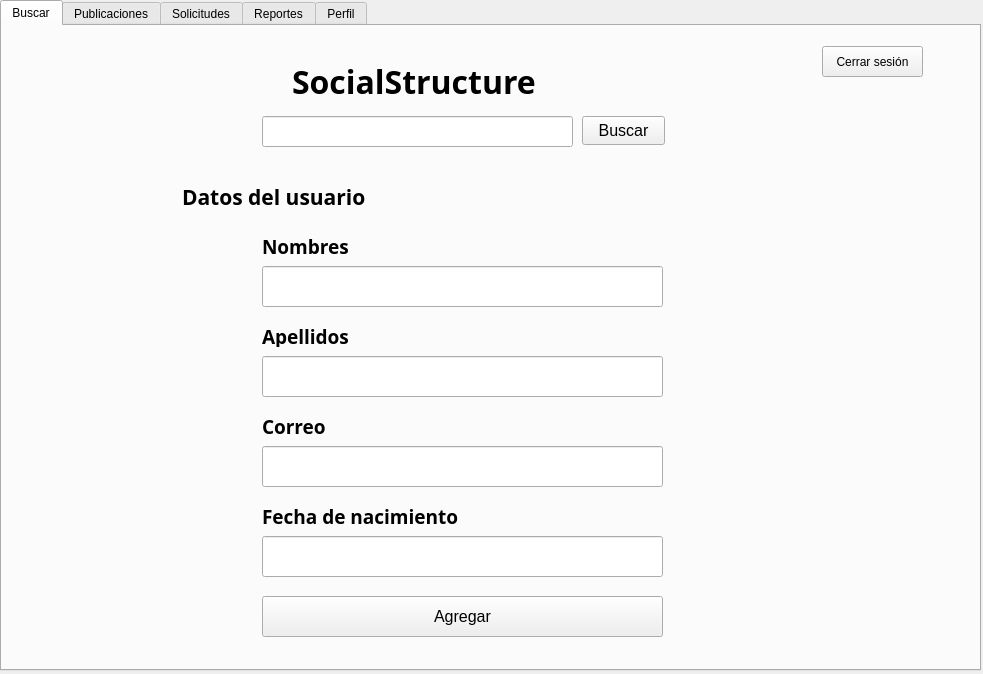
<?xml version="1.0" encoding="UTF-8"?>
<ui version="4.0">
 <class>Userwindow</class>
 <widget class="QMainWindow" name="Userwindow">
  <property name="geometry">
   <rect>
    <x>0</x>
    <y>0</y>
    <width>983</width>
    <height>674</height>
   </rect>
  </property>
  <property name="windowTitle">
   <string>SocialStructure</string>
  </property>
  <widget class="QWidget" name="centralwidget">
   <widget class="QTabWidget" name="tabWidget">
    <property name="geometry">
     <rect>
      <x>0</x>
      <y>0</y>
      <width>981</width>
      <height>671</height>
     </rect>
    </property>
    <property name="currentIndex">
     <number>0</number>
    </property>
    <widget class="QWidget" name="tab_buscar">
     <attribute name="title">
      <string>Buscar</string>
     </attribute>
     <widget class="QLabel" name="label_6">
      <property name="geometry">
       <rect>
        <x>290</x>
        <y>10</y>
        <width>431</width>
        <height>91</height>
       </rect>
      </property>
      <property name="font">
       <font>
        <family>Cascadia Mono SemiBold</family>
        <pointsize>24</pointsize>
        <bold>true</bold>
       </font>
      </property>
      <property name="text">
       <string>SocialStructure</string>
      </property>
     </widget>
     <widget class="QLineEdit" name="lineEdit_2_nombres">
      <property name="enabled">
       <bool>true</bool>
      </property>
      <property name="geometry">
       <rect>
        <x>260</x>
        <y>240</y>
        <width>401</width>
        <height>41</height>
       </rect>
      </property>
      <property name="font">
       <font>
        <family>Gill Sans MT</family>
        <pointsize>14</pointsize>
       </font>
      </property>
      <property name="text">
       <string/>
      </property>
     </widget>
     <widget class="QPushButton" name="pushButton">
      <property name="geometry">
       <rect>
        <x>820</x>
        <y>20</y>
        <width>101</width>
        <height>31</height>
       </rect>
      </property>
      <property name="text">
       <string>Cerrar sesión</string>
      </property>
     </widget>
     <widget class="QLabel" name="label_3">
      <property name="geometry">
       <rect>
        <x>260</x>
        <y>300</y>
        <width>121</width>
        <height>21</height>
       </rect>
      </property>
      <property name="font">
       <font>
        <family>Cascadia Code SemiBold</family>
        <pointsize>14</pointsize>
        <bold>true</bold>
       </font>
      </property>
      <property name="text">
       <string>Apellidos</string>
      </property>
     </widget>
     <widget class="QLabel" name="label_4">
      <property name="geometry">
       <rect>
        <x>260</x>
        <y>390</y>
        <width>121</width>
        <height>21</height>
       </rect>
      </property>
      <property name="font">
       <font>
        <family>Cascadia Code SemiBold</family>
        <pointsize>14</pointsize>
        <bold>true</bold>
       </font>
      </property>
      <property name="text">
       <string>Correo</string>
      </property>
     </widget>
     <widget class="QPushButton" name="pushButton_2_buscar">
      <property name="geometry">
       <rect>
        <x>580</x>
        <y>90</y>
        <width>83</width>
        <height>29</height>
       </rect>
      </property>
      <property name="font">
       <font>
        <pointsize>12</pointsize>
       </font>
      </property>
      <property name="text">
       <string>Buscar</string>
      </property>
     </widget>
     <widget class="QLabel" name="label_5">
      <property name="geometry">
       <rect>
        <x>260</x>
        <y>480</y>
        <width>251</width>
        <height>21</height>
       </rect>
      </property>
      <property name="font">
       <font>
        <family>Cascadia Code SemiBold</family>
        <pointsize>14</pointsize>
        <bold>true</bold>
       </font>
      </property>
      <property name="text">
       <string>Fecha de nacimiento</string>
      </property>
     </widget>
     <widget class="QLineEdit" name="lineEdit_buscar">
      <property name="geometry">
       <rect>
        <x>260</x>
        <y>90</y>
        <width>311</width>
        <height>31</height>
       </rect>
      </property>
      <property name="font">
       <font>
        <pointsize>12</pointsize>
       </font>
      </property>
      <property name="text">
       <string/>
      </property>
     </widget>
     <widget class="QLineEdit" name="lineEdit_4_correo">
      <property name="geometry">
       <rect>
        <x>260</x>
        <y>420</y>
        <width>401</width>
        <height>41</height>
       </rect>
      </property>
      <property name="font">
       <font>
        <family>Gill Sans MT</family>
        <pointsize>14</pointsize>
       </font>
      </property>
     </widget>
     <widget class="QLineEdit" name="lineEdit_3_apellidos">
      <property name="geometry">
       <rect>
        <x>260</x>
        <y>330</y>
        <width>401</width>
        <height>41</height>
       </rect>
      </property>
      <property name="font">
       <font>
        <family>Gill Sans MT</family>
        <pointsize>14</pointsize>
       </font>
      </property>
     </widget>
     <widget class="QLabel" name="label_2">
      <property name="geometry">
       <rect>
        <x>260</x>
        <y>210</y>
        <width>121</width>
        <height>21</height>
       </rect>
      </property>
      <property name="font">
       <font>
        <family>Cascadia Code SemiBold</family>
        <pointsize>14</pointsize>
        <bold>true</bold>
       </font>
      </property>
      <property name="text">
       <string>Nombres</string>
      </property>
     </widget>
     <widget class="QLabel" name="label">
      <property name="geometry">
       <rect>
        <x>180</x>
        <y>160</y>
        <width>271</width>
        <height>21</height>
       </rect>
      </property>
      <property name="font">
       <font>
        <family>Cascadia Code SemiBold</family>
        <pointsize>16</pointsize>
        <bold>true</bold>
       </font>
      </property>
      <property name="text">
       <string>Datos del usuario</string>
      </property>
     </widget>
     <widget class="QLineEdit" name="lineEdit_5_fechanac">
      <property name="geometry">
       <rect>
        <x>260</x>
        <y>510</y>
        <width>401</width>
        <height>41</height>
       </rect>
      </property>
      <property name="font">
       <font>
        <family>Gill Sans MT</family>
        <pointsize>14</pointsize>
       </font>
      </property>
     </widget>
     <widget class="QPushButton" name="pushButton_2_agregar">
      <property name="geometry">
       <rect>
        <x>260</x>
        <y>570</y>
        <width>401</width>
        <height>41</height>
       </rect>
      </property>
      <property name="font">
       <font>
        <pointsize>12</pointsize>
       </font>
      </property>
      <property name="text">
       <string>Agregar</string>
      </property>
     </widget>
    </widget>
    <widget class="QWidget" name="tab_2_publicaciones">
     <attribute name="title">
      <string>Publicaciones</string>
     </attribute>
     <widget class="QGroupBox" name="groupBox">
      <property name="geometry">
       <rect>
        <x>30</x>
        <y>70</y>
        <width>331</width>
        <height>391</height>
       </rect>
      </property>
      <property name="font">
       <font>
        <pointsize>12</pointsize>
       </font>
      </property>
      <property name="title">
       <string>Nueva publicación</string>
      </property>
      <widget class="QPlainTextEdit" name="plainTextEdit_contenidoPost">
       <property name="geometry">
        <rect>
         <x>20</x>
         <y>50</y>
         <width>291</width>
         <height>151</height>
        </rect>
       </property>
       <property name="font">
        <font>
         <family>Segoe UI</family>
         <pointsize>12</pointsize>
        </font>
       </property>
       <property name="plainText">
        <string/>
       </property>
      </widget>
      <widget class="QPushButton" name="pushButton_abrirImg">
       <property name="geometry">
        <rect>
         <x>200</x>
         <y>220</y>
         <width>111</width>
         <height>29</height>
        </rect>
       </property>
       <property name="font">
        <font>
         <family>Segoe UI</family>
         <pointsize>9</pointsize>
        </font>
       </property>
       <property name="text">
        <string>Abrir</string>
       </property>
      </widget>
      <widget class="QLabel" name="label_15">
       <property name="geometry">
        <rect>
         <x>20</x>
         <y>210</y>
         <width>161</width>
         <height>51</height>
        </rect>
       </property>
       <property name="font">
        <font>
         <family>Cascadia Code SemiBold</family>
         <pointsize>9</pointsize>
         <bold>true</bold>
        </font>
       </property>
       <property name="text">
        <string>Agrega una imagen</string>
       </property>
      </widget>
      <widget class="QGraphicsView" name="graphicsView_img">
       <property name="geometry">
        <rect>
         <x>20</x>
         <y>260</y>
         <width>171</width>
         <height>111</height>
        </rect>
       </property>
      </widget>
      <widget class="QPushButton" name="pushButton_2_publicar">
       <property name="geometry">
        <rect>
         <x>200</x>
         <y>260</y>
         <width>111</width>
         <height>31</height>
        </rect>
       </property>
       <property name="font">
        <font>
         <family>Segoe UI</family>
         <pointsize>9</pointsize>
        </font>
       </property>
       <property name="text">
        <string>Publicar</string>
       </property>
      </widget>
     </widget>
     <widget class="QLabel" name="label_14">
      <property name="geometry">
       <rect>
        <x>320</x>
        <y>-10</y>
        <width>311</width>
        <height>91</height>
       </rect>
      </property>
      <property name="font">
       <font>
        <family>Cascadia Mono SemiBold</family>
        <pointsize>24</pointsize>
        <bold>true</bold>
       </font>
      </property>
      <property name="text">
       <string>Publicaciones</string>
      </property>
     </widget>
     <widget class="QGroupBox" name="groupBox_3">
      <property name="geometry">
       <rect>
        <x>30</x>
        <y>470</y>
        <width>151</width>
        <height>141</height>
       </rect>
      </property>
      <property name="font">
       <font>
        <pointsize>12</pointsize>
       </font>
      </property>
      <property name="title">
       <string>Fecha</string>
      </property>
      <widget class="QDateEdit" name="dateEdit_fechaBST">
       <property name="geometry">
        <rect>
         <x>10</x>
         <y>40</y>
         <width>131</width>
         <height>29</height>
        </rect>
       </property>
       <property name="font">
        <font>
         <pointsize>10</pointsize>
        </font>
       </property>
      </widget>
      <widget class="QPushButton" name="pushButton_AplicarFecha">
       <property name="geometry">
        <rect>
         <x>10</x>
         <y>90</y>
         <width>131</width>
         <height>29</height>
        </rect>
       </property>
       <property name="font">
        <font>
         <pointsize>9</pointsize>
        </font>
       </property>
       <property name="text">
        <string>Aplicar</string>
       </property>
      </widget>
     </widget>
     <widget class="QGroupBox" name="groupBox_4">
      <property name="geometry">
       <rect>
        <x>210</x>
        <y>470</y>
        <width>151</width>
        <height>141</height>
       </rect>
      </property>
      <property name="font">
       <font>
        <pointsize>12</pointsize>
       </font>
      </property>
      <property name="title">
       <string>Recorrido</string>
      </property>
      <widget class="QComboBox" name="comboBox_2_recorrido">
       <property name="geometry">
        <rect>
         <x>10</x>
         <y>40</y>
         <width>131</width>
         <height>28</height>
        </rect>
       </property>
       <property name="font">
        <font>
         <pointsize>10</pointsize>
        </font>
       </property>
       <item>
        <property name="text">
         <string>Ninguno</string>
        </property>
       </item>
       <item>
        <property name="text">
         <string>Preorden</string>
        </property>
       </item>
       <item>
        <property name="text">
         <string>Inorden</string>
        </property>
       </item>
       <item>
        <property name="text">
         <string>Postorden</string>
        </property>
       </item>
      </widget>
      <widget class="QPushButton" name="pushButton_3_recorridoAplicar">
       <property name="geometry">
        <rect>
         <x>10</x>
         <y>90</y>
         <width>131</width>
         <height>29</height>
        </rect>
       </property>
       <property name="font">
        <font>
         <pointsize>9</pointsize>
        </font>
       </property>
       <property name="text">
        <string>Aplicar</string>
       </property>
      </widget>
     </widget>
     <widget class="QGroupBox" name="groupBox_5">
      <property name="geometry">
       <rect>
        <x>400</x>
        <y>70</y>
        <width>551</width>
        <height>541</height>
       </rect>
      </property>
      <property name="font">
       <font>
        <pointsize>12</pointsize>
       </font>
      </property>
      <property name="title">
       <string>Feed</string>
      </property>
      <widget class="QPushButton" name="pushButton_6_verArbol">
       <property name="geometry">
        <rect>
         <x>330</x>
         <y>480</y>
         <width>191</width>
         <height>31</height>
        </rect>
       </property>
       <property name="font">
        <font>
         <pointsize>9</pointsize>
        </font>
       </property>
       <property name="text">
        <string>Ver árbol de comentarios </string>
       </property>
      </widget>
      <widget class="QPushButton" name="pushButton_4_comentar">
       <property name="geometry">
        <rect>
         <x>40</x>
         <y>480</y>
         <width>131</width>
         <height>31</height>
        </rect>
       </property>
       <property name="font">
        <font>
         <pointsize>9</pointsize>
        </font>
       </property>
       <property name="text">
        <string>Comentar</string>
       </property>
      </widget>
      <widget class="QListWidget" name="listWidget_publicaciones">
       <property name="geometry">
        <rect>
         <x>40</x>
         <y>60</y>
         <width>481</width>
         <height>391</height>
        </rect>
       </property>
      </widget>
      <widget class="QPushButton" name="pushButton_4_Comments">
       <property name="geometry">
        <rect>
         <x>180</x>
         <y>480</y>
         <width>141</width>
         <height>31</height>
        </rect>
       </property>
       <property name="font">
        <font>
         <pointsize>9</pointsize>
        </font>
       </property>
       <property name="text">
        <string>Ver comentarios</string>
       </property>
      </widget>
     </widget>
    </widget>
    <widget class="QWidget" name="tab_3_solicitudes">
     <attribute name="title">
      <string>Solicitudes</string>
     </attribute>
     <widget class="QGroupBox" name="groupBox_2">
      <property name="geometry">
       <rect>
        <x>10</x>
        <y>140</y>
        <width>451</width>
        <height>221</height>
       </rect>
      </property>
      <property name="font">
       <font>
        <pointsize>12</pointsize>
       </font>
      </property>
      <property name="title">
       <string>Solicitudes recibidas</string>
      </property>
      <widget class="QTableWidget" name="tableWidget_recibidas">
       <property name="geometry">
        <rect>
         <x>20</x>
         <y>40</y>
         <width>421</width>
         <height>171</height>
        </rect>
       </property>
       <column>
        <property name="text">
         <string>Emisor</string>
        </property>
       </column>
       <column>
        <property name="text">
         <string>Estado</string>
        </property>
       </column>
       <column>
        <property name="text">
         <string/>
        </property>
       </column>
       <column>
        <property name="text">
         <string/>
        </property>
       </column>
      </widget>
     </widget>
     <widget class="QLabel" name="label_7">
      <property name="geometry">
       <rect>
        <x>330</x>
        <y>0</y>
        <width>351</width>
        <height>91</height>
       </rect>
      </property>
      <property name="font">
       <font>
        <family>Cascadia Mono SemiBold</family>
        <pointsize>24</pointsize>
        <bold>true</bold>
       </font>
      </property>
      <property name="text">
       <string>SocialStructure</string>
      </property>
     </widget>
     <widget class="QLabel" name="label_19">
      <property name="geometry">
       <rect>
        <x>190</x>
        <y>40</y>
        <width>931</width>
        <height>91</height>
       </rect>
      </property>
      <property name="font">
       <font>
        <family>Cascadia Mono SemiBold</family>
        <pointsize>20</pointsize>
        <bold>true</bold>
       </font>
      </property>
      <property name="text">
       <string>¡Haz nuevos amigos y comparte con ellos!</string>
      </property>
     </widget>
     <widget class="QGroupBox" name="groupBox_6">
      <property name="geometry">
       <rect>
        <x>10</x>
        <y>390</y>
        <width>451</width>
        <height>221</height>
       </rect>
      </property>
      <property name="font">
       <font>
        <pointsize>12</pointsize>
       </font>
      </property>
      <property name="title">
       <string>Personas que quizás conozcas</string>
      </property>
      <widget class="QTableWidget" name="tableWidget_sugerencias">
       <property name="geometry">
        <rect>
         <x>10</x>
         <y>40</y>
         <width>431</width>
         <height>171</height>
        </rect>
       </property>
       <column>
        <property name="text">
         <string>Nombres</string>
        </property>
       </column>
       <column>
        <property name="text">
         <string>Apellidos</string>
        </property>
       </column>
       <column>
        <property name="text">
         <string>En común</string>
        </property>
       </column>
       <column>
        <property name="text">
         <string/>
        </property>
       </column>
      </widget>
     </widget>
     <widget class="QGroupBox" name="groupBox_9">
      <property name="geometry">
       <rect>
        <x>480</x>
        <y>140</y>
        <width>491</width>
        <height>471</height>
       </rect>
      </property>
      <property name="font">
       <font>
        <pointsize>12</pointsize>
       </font>
      </property>
      <property name="title">
       <string>Grafo</string>
      </property>
      <widget class="QGraphicsView" name="graphicsView_grafo">
       <property name="geometry">
        <rect>
         <x>10</x>
         <y>40</y>
         <width>471</width>
         <height>421</height>
        </rect>
       </property>
      </widget>
     </widget>
    </widget>
    <widget class="QWidget" name="tab_4_reportes">
     <attribute name="title">
      <string>Reportes</string>
     </attribute>
     <widget class="QLabel" name="label_18">
      <property name="geometry">
       <rect>
        <x>400</x>
        <y>0</y>
        <width>201</width>
        <height>91</height>
       </rect>
      </property>
      <property name="font">
       <font>
        <family>Cascadia Mono SemiBold</family>
        <pointsize>24</pointsize>
        <bold>true</bold>
       </font>
      </property>
      <property name="text">
       <string>Reportes</string>
      </property>
     </widget>
     <widget class="QGroupBox" name="groupBox_7">
      <property name="geometry">
       <rect>
        <x>20</x>
        <y>180</y>
        <width>381</width>
        <height>431</height>
       </rect>
      </property>
      <property name="font">
       <font>
        <pointsize>10</pointsize>
       </font>
      </property>
      <property name="title">
       <string>Top 3</string>
      </property>
      <widget class="QLabel" name="label_20">
       <property name="geometry">
        <rect>
         <x>10</x>
         <y>40</y>
         <width>281</width>
         <height>20</height>
        </rect>
       </property>
       <property name="text">
        <string>Fechas con más publicaciones</string>
       </property>
      </widget>
      <widget class="QLabel" name="label_21">
       <property name="geometry">
        <rect>
         <x>10</x>
         <y>240</y>
         <width>281</width>
         <height>20</height>
        </rect>
       </property>
       <property name="text">
        <string>Publicaciones con más comentarios</string>
       </property>
      </widget>
      <widget class="QLabel" name="label_22">
       <property name="geometry">
        <rect>
         <x>10</x>
         <y>80</y>
         <width>21</width>
         <height>31</height>
        </rect>
       </property>
       <property name="font">
        <font>
         <pointsize>15</pointsize>
        </font>
       </property>
       <property name="text">
        <string>1.</string>
       </property>
      </widget>
      <widget class="QLabel" name="label_23">
       <property name="geometry">
        <rect>
         <x>10</x>
         <y>130</y>
         <width>21</width>
         <height>31</height>
        </rect>
       </property>
       <property name="font">
        <font>
         <pointsize>15</pointsize>
        </font>
       </property>
       <property name="text">
        <string>2.</string>
       </property>
      </widget>
      <widget class="QLabel" name="label_24">
       <property name="geometry">
        <rect>
         <x>10</x>
         <y>180</y>
         <width>21</width>
         <height>31</height>
        </rect>
       </property>
       <property name="font">
        <font>
         <pointsize>15</pointsize>
        </font>
       </property>
       <property name="text">
        <string>3.</string>
       </property>
      </widget>
      <widget class="QLineEdit" name="lineEdit_2_top1fecha">
       <property name="geometry">
        <rect>
         <x>40</x>
         <y>80</y>
         <width>301</width>
         <height>31</height>
        </rect>
       </property>
       <property name="font">
        <font>
         <pointsize>11</pointsize>
        </font>
       </property>
       <property name="text">
        <string/>
       </property>
      </widget>
      <widget class="QLineEdit" name="lineEdit_3_top2fecha">
       <property name="geometry">
        <rect>
         <x>40</x>
         <y>130</y>
         <width>301</width>
         <height>31</height>
        </rect>
       </property>
       <property name="font">
        <font>
         <pointsize>11</pointsize>
        </font>
       </property>
       <property name="text">
        <string/>
       </property>
      </widget>
      <widget class="QLineEdit" name="lineEdit_4_top3fecha">
       <property name="geometry">
        <rect>
         <x>40</x>
         <y>180</y>
         <width>301</width>
         <height>31</height>
        </rect>
       </property>
       <property name="font">
        <font>
         <pointsize>11</pointsize>
        </font>
       </property>
       <property name="text">
        <string/>
       </property>
      </widget>
      <widget class="QLabel" name="label_49">
       <property name="geometry">
        <rect>
         <x>10</x>
         <y>380</y>
         <width>21</width>
         <height>31</height>
        </rect>
       </property>
       <property name="font">
        <font>
         <pointsize>15</pointsize>
        </font>
       </property>
       <property name="text">
        <string>3.</string>
       </property>
      </widget>
      <widget class="QLabel" name="label_50">
       <property name="geometry">
        <rect>
         <x>10</x>
         <y>280</y>
         <width>21</width>
         <height>31</height>
        </rect>
       </property>
       <property name="font">
        <font>
         <pointsize>15</pointsize>
        </font>
       </property>
       <property name="text">
        <string>1.</string>
       </property>
      </widget>
      <widget class="QLineEdit" name="lineEdit_9_top2pub">
       <property name="geometry">
        <rect>
         <x>40</x>
         <y>330</y>
         <width>301</width>
         <height>31</height>
        </rect>
       </property>
       <property name="font">
        <font>
         <pointsize>11</pointsize>
        </font>
       </property>
       <property name="text">
        <string/>
       </property>
      </widget>
      <widget class="QLabel" name="label_51">
       <property name="geometry">
        <rect>
         <x>10</x>
         <y>330</y>
         <width>21</width>
         <height>31</height>
        </rect>
       </property>
       <property name="font">
        <font>
         <pointsize>15</pointsize>
        </font>
       </property>
       <property name="text">
        <string>2.</string>
       </property>
      </widget>
      <widget class="QLineEdit" name="lineEdit_10_top1pub">
       <property name="geometry">
        <rect>
         <x>40</x>
         <y>280</y>
         <width>301</width>
         <height>31</height>
        </rect>
       </property>
       <property name="font">
        <font>
         <pointsize>11</pointsize>
        </font>
       </property>
       <property name="text">
        <string/>
       </property>
      </widget>
      <widget class="QLineEdit" name="lineEdit_11_top3pub">
       <property name="geometry">
        <rect>
         <x>40</x>
         <y>380</y>
         <width>301</width>
         <height>31</height>
        </rect>
       </property>
       <property name="font">
        <font>
         <pointsize>11</pointsize>
        </font>
       </property>
       <property name="text">
        <string/>
       </property>
      </widget>
     </widget>
     <widget class="QGroupBox" name="groupBox_8">
      <property name="geometry">
       <rect>
        <x>410</x>
        <y>180</y>
        <width>551</width>
        <height>431</height>
       </rect>
      </property>
      <property name="font">
       <font>
        <pointsize>10</pointsize>
       </font>
      </property>
      <property name="title">
       <string>Árbol BST</string>
      </property>
      <widget class="QGraphicsView" name="graphicsView_bst">
       <property name="geometry">
        <rect>
         <x>10</x>
         <y>30</y>
         <width>531</width>
         <height>391</height>
        </rect>
       </property>
      </widget>
     </widget>
     <widget class="QLabel" name="label_52">
      <property name="geometry">
       <rect>
        <x>170</x>
        <y>70</y>
        <width>711</width>
        <height>41</height>
       </rect>
      </property>
      <property name="font">
       <font>
        <family>Cascadia Code</family>
        <pointsize>15</pointsize>
       </font>
      </property>
      <property name="text">
       <string>Observa los reportes y estadísticas del sistema</string>
      </property>
     </widget>
     <widget class="QPushButton" name="pushButton_7_reportes">
      <property name="geometry">
       <rect>
        <x>380</x>
        <y>120</y>
        <width>181</width>
        <height>31</height>
       </rect>
      </property>
      <property name="font">
       <font>
        <pointsize>11</pointsize>
       </font>
      </property>
      <property name="text">
       <string>Generar reportes</string>
      </property>
     </widget>
    </widget>
    <widget class="QWidget" name="tab_5_perfil">
     <attribute name="title">
      <string>Perfil</string>
     </attribute>
     <widget class="QLineEdit" name="lineEdit_5_fechanacUsuario">
      <property name="geometry">
       <rect>
        <x>270</x>
        <y>390</y>
        <width>401</width>
        <height>41</height>
       </rect>
      </property>
      <property name="font">
       <font>
        <family>Gill Sans MT</family>
        <pointsize>14</pointsize>
       </font>
      </property>
     </widget>
     <widget class="QLabel" name="label_8">
      <property name="geometry">
       <rect>
        <x>270</x>
        <y>180</y>
        <width>121</width>
        <height>21</height>
       </rect>
      </property>
      <property name="font">
       <font>
        <family>Cascadia Code SemiBold</family>
        <pointsize>12</pointsize>
        <bold>true</bold>
       </font>
      </property>
      <property name="text">
       <string>Apellidos</string>
      </property>
     </widget>
     <widget class="QLabel" name="label_10">
      <property name="geometry">
       <rect>
        <x>270</x>
        <y>90</y>
        <width>121</width>
        <height>21</height>
       </rect>
      </property>
      <property name="font">
       <font>
        <family>Cascadia Code SemiBold</family>
        <pointsize>12</pointsize>
        <bold>true</bold>
       </font>
      </property>
      <property name="text">
       <string>Nombres</string>
      </property>
     </widget>
     <widget class="QLineEdit" name="lineEdit_3_apellidosUsuario">
      <property name="geometry">
       <rect>
        <x>270</x>
        <y>210</y>
        <width>401</width>
        <height>41</height>
       </rect>
      </property>
      <property name="font">
       <font>
        <family>Gill Sans MT</family>
        <pointsize>14</pointsize>
       </font>
      </property>
     </widget>
     <widget class="QLineEdit" name="lineEdit_4_correoUsuario">
      <property name="geometry">
       <rect>
        <x>270</x>
        <y>300</y>
        <width>401</width>
        <height>41</height>
       </rect>
      </property>
      <property name="font">
       <font>
        <family>Gill Sans MT</family>
        <pointsize>14</pointsize>
       </font>
      </property>
     </widget>
     <widget class="QLineEdit" name="lineEdit_2_nombreUsuario">
      <property name="enabled">
       <bool>true</bool>
      </property>
      <property name="geometry">
       <rect>
        <x>270</x>
        <y>120</y>
        <width>401</width>
        <height>41</height>
       </rect>
      </property>
      <property name="font">
       <font>
        <family>Gill Sans MT</family>
        <pointsize>14</pointsize>
       </font>
      </property>
      <property name="text">
       <string/>
      </property>
     </widget>
     <widget class="QLabel" name="label_11">
      <property name="geometry">
       <rect>
        <x>270</x>
        <y>270</y>
        <width>121</width>
        <height>21</height>
       </rect>
      </property>
      <property name="font">
       <font>
        <family>Cascadia Code SemiBold</family>
        <pointsize>12</pointsize>
        <bold>true</bold>
       </font>
      </property>
      <property name="text">
       <string>Correo</string>
      </property>
     </widget>
     <widget class="QLabel" name="label_12">
      <property name="geometry">
       <rect>
        <x>270</x>
        <y>360</y>
        <width>251</width>
        <height>21</height>
       </rect>
      </property>
      <property name="font">
       <font>
        <family>Cascadia Code SemiBold</family>
        <pointsize>12</pointsize>
        <bold>true</bold>
       </font>
      </property>
      <property name="text">
       <string>Fecha de nacimiento</string>
      </property>
     </widget>
     <widget class="QLabel" name="label_13">
      <property name="geometry">
       <rect>
        <x>350</x>
        <y>20</y>
        <width>221</width>
        <height>51</height>
       </rect>
      </property>
      <property name="font">
       <font>
        <family>Cascadia Mono SemiBold</family>
        <pointsize>24</pointsize>
        <bold>true</bold>
       </font>
      </property>
      <property name="text">
       <string>Mi Perfil</string>
      </property>
     </widget>
     <widget class="QLabel" name="label_16">
      <property name="geometry">
       <rect>
        <x>270</x>
        <y>450</y>
        <width>251</width>
        <height>21</height>
       </rect>
      </property>
      <property name="font">
       <font>
        <family>Cascadia Code SemiBold</family>
        <pointsize>12</pointsize>
        <bold>true</bold>
       </font>
      </property>
      <property name="text">
       <string>Contraseña</string>
      </property>
     </widget>
     <widget class="QLineEdit" name="lineEdit_6_contrasena">
      <property name="geometry">
       <rect>
        <x>270</x>
        <y>480</y>
        <width>401</width>
        <height>41</height>
       </rect>
      </property>
      <property name="font">
       <font>
        <family>Gill Sans MT</family>
        <pointsize>14</pointsize>
       </font>
      </property>
     </widget>
     <widget class="QPushButton" name="pushButton_actualizarDatos">
      <property name="geometry">
       <rect>
        <x>270</x>
        <y>550</y>
        <width>401</width>
        <height>41</height>
       </rect>
      </property>
      <property name="font">
       <font>
        <pointsize>12</pointsize>
       </font>
      </property>
      <property name="text">
       <string>Actualizar</string>
      </property>
     </widget>
    </widget>
   </widget>
  </widget>
 </widget>
 <resources/>
 <connections/>
</ui>
